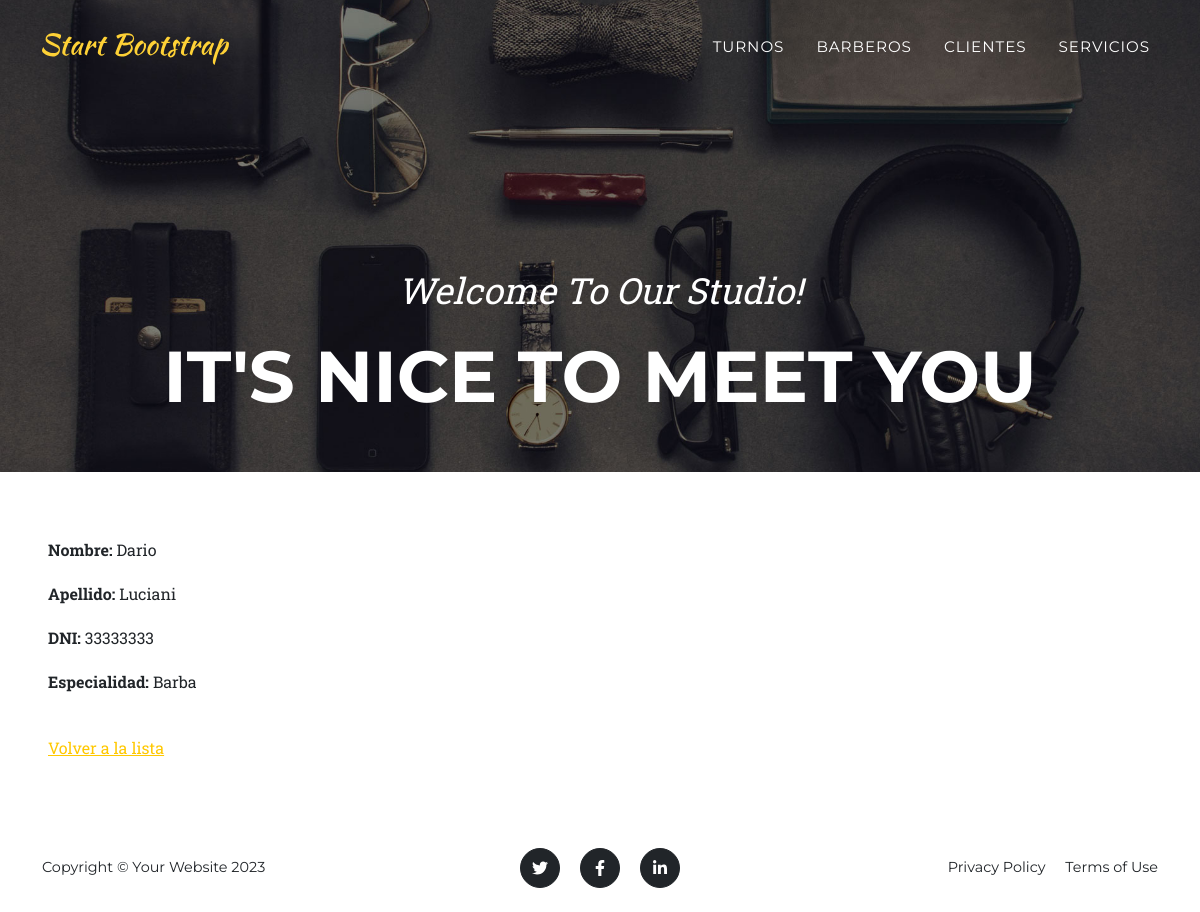
/barber/ver_barbero/1, run on the app's committed database.
### AppPreentrega/models.py (models this page shows, shortened)
class Barbero(models.Model):
    nombre          = models.CharField(max_length=64)
    apellido        = models.CharField(max_length=64)
    dni             = models.CharField(max_length=32)
    especialidad    = models.CharField(max_length=256)

### AppPreentrega/views.py (the view)
# urls.py: path('ver_barbero/<int:pk>', BarberoDetailView.as_view(), name='ver_barbero' ),
class BarberoDetailView(DetailView):
    model = Barbero
    success_url = reverse_lazy('lista_barberos')

### AppPreentrega/templates/AppPreentrega/barbero_detail.html
{% extends "base.html" %}
{% block contenido %}
<p>
    <strong>Nombre:</strong> {{object.nombre}}
  </p>
  <p>
    <strong>Apellido:</strong> {{object.apellido}}
  </p>
  <p>
    <strong>DNI:</strong> {{object.dni}}
  </p>
  <p>
    <strong>Especialidad:</strong> {{object.especialidad}}
  </p>
  <br>
  <a href="{% url 'lista_barberos' %}">Volver a la lista</a>
{% endblock contenido %}

### data on the page
Barbero: nombre "Dario", apellido "Luciani", dni "33333333", especialidad "Barba"
